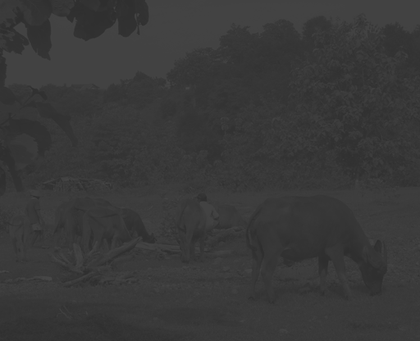
%> input picture pengolahan-citra-digital/program-octave/images/gembala.tif, 420 x 341 px, shrunk from 512 x 416 before the run
$ octave ekualisasi.m   (GNU Octave 9; MATLAB toolbox functions it lacks are replaced by stand-ins)
%> lines starting %> are read from the running program, lines starting %| are printed output that depends on the picture
% EKUALISASI Contoh untuk melakukan ekualisasi histogram

Img = imread('images/gembala.tif');
%> Img is the input picture: size 341x420 uint8; min 45, max 71, mean 56.9
[jum_baris, jum_kolom] = size(Img);
%> jum_baris = 341; jum_kolom = 420

L = 256;
Histog = zeros(L, 1);
for baris=1 : jum_baris
    for kolom=1 : jum_kolom
        Histog(Img(baris, kolom)+1) = ...
            Histog(Img(baris, kolom)+1) + 1;
    end
end
%> after the loop, Histog = 256 values, max 13788 at index 59, min 0 at index 1, mean 559.5

alpha = (L-1) / (jum_baris * jum_kolom);
%> alpha = 0.00178

C(1) = alpha * Histog(1);
for i=1 : L-2
    C(i+1) = C(i) + round(alpha * Histog(i+1));
end
%> after the loop, C = 255 values from 0 to 253

for baris=1 : jum_baris
    for kolom=1 : jum_kolom
        Hasil(baris, kolom) = C(Img(baris, kolom));
    end
end
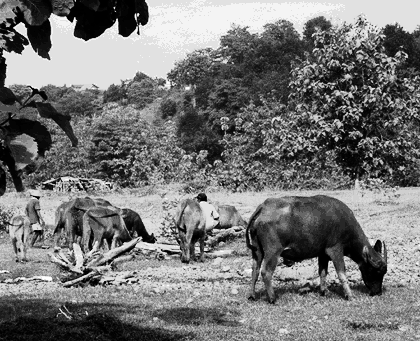
%> Hasil: size 341x420 double; min 0, max 253, mean 117.6

Hasil = uint8(Hasil);
%> Hasil: size 341x420 uint8
subplot(2,2,1),imshow(Img),subplot(2,2,2),imshow(Hasil);
subplot(2,2,3),imhist(Img),subplot(2,2,4),imhist(Hasil);
%> after `imhist(Hasil)`:
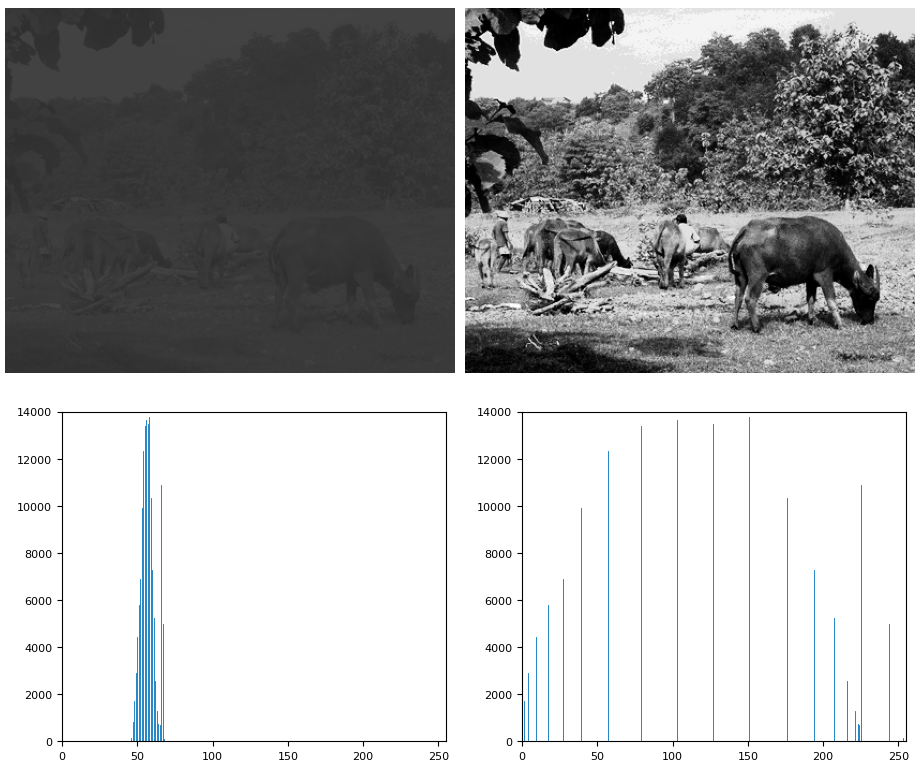
%> figure redrawn from the program's plot data, 4 panels
